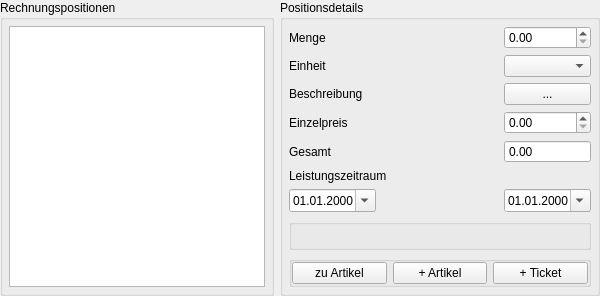
                    <widget class="QWidget" name="widget_15" native="true">
                     <property name="sizePolicy">
                      <sizepolicy hsizetype="Preferred" vsizetype="Preferred">
                       <horstretch>0</horstretch>
                       <verstretch>50</verstretch>
                      </sizepolicy>
                     </property>
                     <layout class="QHBoxLayout" name="horizontalLayout_12">
                      <property name="margin">
                       <number>0</number>
                      </property>
                      <item>
                       <widget class="QGroupBox" name="groupBox_3">
                        <property name="sizePolicy">
                         <sizepolicy hsizetype="Preferred" vsizetype="Preferred">
                          <horstretch>0</horstretch>
                          <verstretch>0</verstretch>
                         </sizepolicy>
                        </property>
                        <property name="title">
                         <string>Rechnungspositionen</string>
                        </property>
                        <layout class="QVBoxLayout" name="verticalLayout_11">
                         <property name="margin">
                          <number>6</number>
                         </property>
                         <item>
                          <widget class="EmbeddedViewTable" name="invoiceTablePos">
                           <property name="sizePolicy">
                            <sizepolicy hsizetype="Expanding" vsizetype="Expanding">
                             <horstretch>0</horstretch>
                             <verstretch>60</verstretch>
                            </sizepolicy>
                           </property>
                           <property name="dbColumns" stdset="0">
                            <stringlist>
                             <string>&lt;number,2&gt;count:Menge</string>
                             <string>unit:Einheit</string>
                             <string>description:Beschreibung</string>
                             <string>&lt;currency&gt;price:Einzelpreis</string>
                             <string>&lt;currency&gt;total:Gesamt</string>
                            </stringlist>
                           </property>
                           <property name="context" stdset="0">
                            <string>INVOICE</string>
                           </property>
                           <property name="path" stdset="0">
                            <string>articles</string>
                           </property>
                          </widget>
                         </item>
                        </layout>
                       </widget>
                      </item>
                      <item>
                       <widget class="QGroupBox" name="groupBox_16">
                        <property name="sizePolicy">
                         <sizepolicy hsizetype="Preferred" vsizetype="Preferred">
                          <horstretch>33</horstretch>
                          <verstretch>0</verstretch>
                         </sizepolicy>
                        </property>
                        <property name="minimumSize">
                         <size>
                          <width>320</width>
                          <height>0</height>
                         </size>
                        </property>
                        <property name="maximumSize">
                         <size>
                          <width>320</width>
                          <height>16777215</height>
                         </size>
                        </property>
                        <property name="title">
                         <string>Positionsdetails</string>
                        </property>
                        <layout class="QVBoxLayout" name="verticalLayout_21">
                         <property name="margin">
                          <number>6</number>
                         </property>
                         <item>
                          <widget class="QWidget" name="widget_21" native="true">
                           <layout class="QGridLayout" name="gridLayout_4">
                            <property name="margin">
                             <number>0</number>
                            </property>
                            <item row="0" column="0">
                             <widget class="QLabel" name="label_13">
                              <property name="text">
                               <string>Menge</string>
                              </property>
                             </widget>
                            </item>
                            <item row="5" column="0">
                             <widget class="QLabel" name="label_17">
                              <property name="text">
                               <string>Gesamt</string>
                              </property>
                             </widget>
                            </item>
                            <item row="1" column="3">
                             <widget class="ComboBox" name="invoiceComboPosUnit">
                              <property name="sizePolicy">
                               <sizepolicy hsizetype="Preferred" vsizetype="Preferred">
                                <horstretch>0</horstretch>
                                <verstretch>0</verstretch>
                               </sizepolicy>
                              </property>
                              <property name="source" stdset="0">
                               <string>units</string>
                              </property>
                              <property name="context" stdset="0">
                               <string>INVOICE</string>
                              </property>
                              <property name="path" stdset="0">
                               <string>articles.*.unit</string>
                              </property>
                             </widget>
                            </item>
                            <item row="4" column="3">
                             <widget class="DoubleSpinBox" name="invoiceSpinnerPosPrice">
                              <property name="readOnly">
                               <bool>false</bool>
                              </property>
                              <property name="buttonSymbols">
                               <enum>QAbstractSpinBox::UpDownArrows</enum>
                              </property>
                              <property name="maximum">
                               <double>9999999.000000000000000</double>
                              </property>
                              <property name="context" stdset="0">
                               <string>INVOICE</string>
                              </property>
                              <property name="path" stdset="0">
                               <string>articles.*.price</string>
                              </property>
                             </widget>
                            </item>
                            <item row="5" column="3">
                             <widget class="DoubleSpinBox" name="invoiceSpinnerPosTotal">
                              <property name="readOnly">
                               <bool>true</bool>
                              </property>
                              <property name="buttonSymbols">
                               <enum>QAbstractSpinBox::NoButtons</enum>
                              </property>
                              <property name="maximum">
                               <double>9999999.000000000000000</double>
                              </property>
                              <property name="context" stdset="0">
                               <string>INVOICE</string>
                              </property>
                              <property name="path" stdset="0">
                               <string>articles.*.total</string>
                              </property>
                             </widget>
                            </item>
                            <item row="0" column="3">
                             <widget class="DoubleSpinBox" name="invoiceSpinnerPosCount">
                              <property name="readOnly">
                               <bool>false</bool>
                              </property>
                              <property name="buttonSymbols">
                               <enum>QAbstractSpinBox::UpDownArrows</enum>
                              </property>
                              <property name="maximum">
                               <double>9999999.000000000000000</double>
                              </property>
                              <property name="context" stdset="0">
                               <string>INVOICE</string>
                              </property>
                              <property name="path" stdset="0">
                               <string>articles.*.count</string>
                              </property>
                             </widget>
                            </item>
                            <item row="1" column="0">
                             <widget class="QLabel" name="label_14">
                              <property name="text">
                               <string>Einheit</string>
                              </property>
                             </widget>
                            </item>
                            <item row="2" column="3">
                             <widget class="TextPopupButton" name="invoicePopupPosDescription">
                              <property name="text">
                               <string>...</string>
                              </property>
                              <property name="flat">
                               <bool>false</bool>
                              </property>
                              <property name="title" stdset="0">
                               <string>Rechnungspos.-Beschreibung</string>
                              </property>
                              <property name="context" stdset="0">
                               <string>INVOICE</string>
                              </property>
                              <property name="path" stdset="0">
                               <string>articles.*.description</string>
                              </property>
                             </widget>
                            </item>
                            <item row="2" column="0">
                             <widget class="QLabel" name="label_15">
                              <property name="text">
                               <string>Beschreibung</string>
                              </property>
                             </widget>
                            </item>
                            <item row="4" column="0">
                             <widget class="QLabel" name="label_16">
                              <property name="text">
                               <string>Einzelpreis</string>
                              </property>
                             </widget>
                            </item>
                            <item row="7" column="0">
                             <widget class="DateEdit" name="invoiceDatePosWorkPeriodFrom">
                              <property name="currentSection">
                               <enum>QDateTimeEdit::DaySection</enum>
                              </property>
                              <property name="displayFormat">
                               <string>dd.MM.yyyy</string>
                              </property>
                              <property name="calendarPopup">
                               <bool>true</bool>
                              </property>
                              <property name="context" stdset="0">
                               <string>INVOICE</string>
                              </property>
                              <property name="path" stdset="0">
                               <string>articles.*.fromDate</string>
                              </property>
                             </widget>
                            </item>
                            <item row="6" column="0" colspan="4">
                             <widget class="QLabel" name="label_20">
                              <property name="text">
                               <string>Leistungszeitraum</string>
                              </property>
                             </widget>
                            </item>
                            <item row="7" column="3">
                             <widget class="DateEdit" name="invoiceDatePosWorkPeriodTo">
                              <property name="currentSection">
                               <enum>QDateTimeEdit::DaySection</enum>
                              </property>
                              <property name="displayFormat">
                               <string>dd.MM.yyyy</string>
                              </property>
                              <property name="calendarPopup">
                               <bool>true</bool>
                              </property>
                              <property name="context" stdset="0">
                               <string>INVOICE</string>
                              </property>
                              <property name="path" stdset="0">
                               <string>articles.*.toDate</string>
                              </property>
                             </widget>
                            </item>
                           </layout>
                          </widget>
                         </item>
                         <item>
                          <spacer name="verticalSpacer_3">
                           <property name="orientation">
                            <enum>Qt::Vertical</enum>
                           </property>
                           <property name="sizeHint" stdset="0">
                            <size>
                             <width>1</width>
                             <height>1</height>
                            </size>
                           </property>
                          </spacer>
                         </item>
                         <item>
                          <widget class="QGroupBox" name="groupBox_36">
                           <property name="title">
                            <string/>
                           </property>
                           <layout class="QHBoxLayout" name="horizontalLayout_20">
                            <property name="spacing">
                             <number>0</number>
                            </property>
                            <property name="margin">
                             <number>0</number>
                            </property>
                            <item>
                             <spacer name="horizontalSpacer_3">
                              <property name="orientation">
                               <enum>Qt::Horizontal</enum>
                              </property>
                              <property name="sizeHint" stdset="0">
                               <size>
                                <width>40</width>
                                <height>20</height>
                               </size>
                              </property>
                             </spacer>
                            </item>
                            <item>
                             <widget class="ActionButton" name="invoiceButtonPosAdd">
                              <property name="maximumSize">
                               <size>
                                <width>40</width>
                                <height>40</height>
                               </size>
                              </property>
                              <property name="text">
                               <string/>
                              </property>
                              <property name="icon">
                               <iconset resource="../../frontends/qt/resource.qrc">
                                <normaloff>:/icons/images/add.png</normaloff>:/icons/images/add.png</iconset>
                              </property>
                              <property name="iconSize">
                               <size>
                                <width>32</width>
                                <height>32</height>
                               </size>
                              </property>
                              <property name="flat">
                               <bool>true</bool>
                              </property>
                              <property name="context" stdset="0">
                               <string>INVOICE</string>
                              </property>
                              <property name="enablePayloads" stdset="0">
                               <stringlist>
                                <string>Dirty</string>
                                <string>New</string>
                                <string>Edit</string>
                               </stringlist>
                              </property>
                              <property name="action" stdset="0">
                               <string>EmbeddedViewHandler.In.Add</string>
                              </property>
                              <property name="payload" stdset="0">
                               <string>articles</string>
                              </property>
                             </widget>
                            </item>
                            <item>
                             <widget class="ActionButton" name="invoiceButtonPosDelete">
                              <property name="maximumSize">
                               <size>
                                <width>40</width>
                                <height>40</height>
                               </size>
                              </property>
                              <property name="text">
                               <string/>
                              </property>
                              <property name="icon">
                               <iconset resource="../../frontends/qt/resource.qrc">
                                <normaloff>:/icons/images/delete.png</normaloff>:/icons/images/delete.png</iconset>
                              </property>
                              <property name="iconSize">
                               <size>
                                <width>32</width>
                                <height>32</height>
                               </size>
                              </property>
                              <property name="flat">
                               <bool>true</bool>
                              </property>
                              <property name="context" stdset="0">
                               <string>INVOICE</string>
                              </property>
                              <property name="enablePayloads" stdset="0">
                               <stringlist>
                                <string>Dirty</string>
                                <string>New</string>
                                <string>Edit</string>
                               </stringlist>
                              </property>
                              <property name="action" stdset="0">
                               <string>EmbeddedViewHandler.In.Remove</string>
                              </property>
                              <property name="payload" stdset="0">
                               <string>articles</string>
                              </property>
                             </widget>
                            </item>
                            <item>
                             <widget class="ActionButton" name="invoiceButtonPosUp">
                              <property name="maximumSize">
                               <size>
                                <width>40</width>
                                <height>40</height>
                               </size>
                              </property>
                              <property name="text">
                               <string/>
                              </property>
                              <property name="icon">
                               <iconset resource="../../frontends/qt/resource.qrc">
                                <normaloff>:/icons/images/arrow_up.png</normaloff>:/icons/images/arrow_up.png</iconset>
                              </property>
                              <property name="iconSize">
                               <size>
                                <width>32</width>
                                <height>32</height>
                               </size>
                              </property>
                              <property name="flat">
                               <bool>true</bool>
                              </property>
                              <property name="context" stdset="0">
                               <string>INVOICE</string>
                              </property>
                              <property name="enablePayloads" stdset="0">
                               <stringlist>
                                <string>Dirty</string>
                                <string>New</string>
                                <string>Edit</string>
                               </stringlist>
                              </property>
                              <property name="action" stdset="0">
                               <string>EmbeddedViewHandler.In.Up</string>
                              </property>
                              <property name="payload" stdset="0">
                               <string>articles</string>
                              </property>
                             </widget>
                            </item>
                            <item>
                             <widget class="ActionButton" name="invoiceButtonPosDown">
                              <property name="maximumSize">
                               <size>
                                <width>40</width>
                                <height>40</height>
                               </size>
                              </property>
                              <property name="text">
                               <string/>
                              </property>
                              <property name="icon">
                               <iconset resource="../../frontends/qt/resource.qrc">
                                <normaloff>:/icons/images/arrow_down.png</normaloff>:/icons/images/arrow_down.png</iconset>
                              </property>
                              <property name="iconSize">
                               <size>
                                <width>32</width>
                                <height>32</height>
                               </size>
                              </property>
                              <property name="flat">
                               <bool>true</bool>
                              </property>
                              <property name="context" stdset="0">
                               <string>INVOICE</string>
                              </property>
                              <property name="enablePayloads" stdset="0">
                               <stringlist>
                                <string>Dirty</string>
                                <string>New</string>
                                <string>Edit</string>
                               </stringlist>
                              </property>
                              <property name="action" stdset="0">
                               <string>EmbeddedViewHandler.In.Down</string>
                              </property>
                              <property name="payload" stdset="0">
                               <string>articles</string>
                              </property>
                             </widget>
                            </item>
                           </layout>
                          </widget>
                         </item>
                         <item>
                          <widget class="QGroupBox" name="groupBox_37">
                           <property name="title">
                            <string/>
                           </property>
                           <layout class="QHBoxLayout" name="horizontalLayout_8">
                            <property name="margin">
                             <number>0</number>
                            </property>
                            <item>
                             <widget class="ActionButton" name="invoiceButtonJumpToArticle">
                              <property name="text">
                               <string>zu Artikel</string>
                              </property>
                              <property name="context" stdset="0">
                               <string>INVOICE</string>
                              </property>
                              <property name="enablePayloads" stdset="0">
                               <stringlist>
                                <string>View</string>
                               </stringlist>
                              </property>
                              <property name="tab" stdset="0">
                               <string>DEFAULT:main.1</string>
                              </property>
                              <property name="action" stdset="0">
                               <string>ChangeDocumentHandler.In.SubClone</string>
                              </property>
                              <property name="payload" stdset="0">
                               <string>articles.*;{&quot;type&quot;:&quot;ARTICLE&quot;,&quot;articleNumber&quot;:&quot;-&quot;}</string>
                              </property>
                             </widget>
                            </item>
                            <item>
                             <widget class="ActionButton" name="invoiceButtonAddArticle">
                              <property name="text">
                               <string>+ Artikel</string>
                              </property>
                              <property name="context" stdset="0">
                               <string>INVOICE</string>
                              </property>
                              <property name="enablePayloads" stdset="0">
                               <stringlist>
                                <string>Edit</string>
                                <string>New</string>
                                <string>Dirty</string>
                               </stringlist>
                              </property>
                              <property name="tab" stdset="0">
                               <string>DEFAULT:main.1</string>
                              </property>
                             </widget>
                            </item>
                            <item>
                             <widget class="ActionButton" name="invoiceButtonAddTicket">
                              <property name="text">
                               <string>+ Ticket</string>
                              </property>
                              <property name="context" stdset="0">
                               <string>INVOICE</string>
                              </property>
                              <property name="enablePayloads" stdset="0">
                               <stringlist>
                                <string>View</string>
                                <string>Edit</string>
                                <string>New</string>
                                <string>Dirty</string>
                               </stringlist>
                              </property>
                              <property name="tab" stdset="0">
                               <string>CUSTOMER:customer.5</string>
                              </property>
                             </widget>
                            </item>
                           </layout>
                          </widget>
                         </item>
                        </layout>
                       </widget>
                      </item>
                     </layout>
                    </widget>
